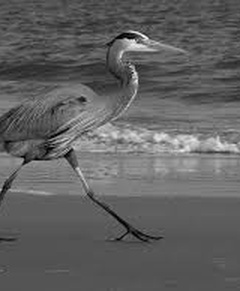
%> input picture Lab Materials/matlab/images/q3.jpg (cropped and resized to the size of MATLAB's example picture, made grey), 240 x 291 px, given in place of pout.tif, which was not available
$ octave eval2_1.m   (GNU Octave 9; MATLAB toolbox functions it lacks are replaced by stand-ins)
%> lines starting %> are read from the running program, lines starting %| are printed output that depends on the picture; in (x1, y1, x2, y2) boxes, pixels count from 0 and x2, y2 are one past the last pixel; in counts of white or black regions, pixels touching at a corner belong together; the program's own positions count from 1; pictures that were not available may be replaced by others from this repository, and a replacement may not be noted
clear all;
topmax=' ';
disp('Enter the top max level');
top=input(topmax);
bottommin=' ';
disp('Enter the bottom min level');
bottom=input(bottommin);

a1=imread('pout.tif');
%> a1 is the input picture: size 291x240 uint8; min 0, max 255, mean 97.2
a=im2double(a1);
a=uint32(a);
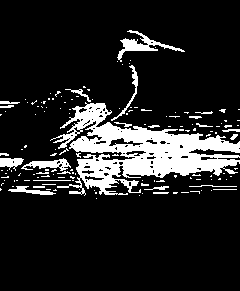
%> a: size 291x240 uint32; values 0 (black) and 1 (white), 14.1% white; 145 white regions (120 under 20 px), largest, box (x1, y1, x2, y2) and area: (50, 102, 240, 196) 7299, (117, 30, 185, 62) 516, (21, 158, 71, 171) 299
h=0;
l=0;
for row=1:size(a,1)
    for column=1:size(a,2)
        if a(row,column)>h
            h=a(row,column);
        end
    end
end
%> after the loop, h = 1
for row=1:size(a,1)
    for column=1:size(a,2)
        if a(row,column)<l
           l=a(row,column);
        end
    end
end
%> after the loop, l = 0
disp('Maximum pixel level in the original image is');
h
%> h = 1
disp('Minimum pixel level in the original image is');
l
%> l = 0

p=zeros(size(a,1),size(a,2));
for row=1:size(a,1)
    for column=1:size(a,2)
%> (the run ends here)

$ run again, on Lab Materials/matlab/images/q4.jpg (cropped and resized to the size of MATLAB's example picture, made grey)
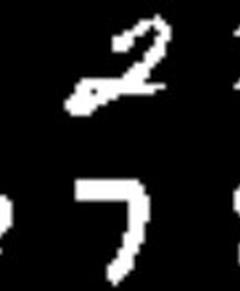
%> input picture Lab Materials/matlab/images/q4.jpg (cropped and resized to the size of MATLAB's example picture, made grey), 240 x 291 px, given in place of pout.tif, which was not available
%> a1 is the input picture: size 291x240 uint8; min 0, max 255, mean 26.6
%> `a=uint32(a);`:
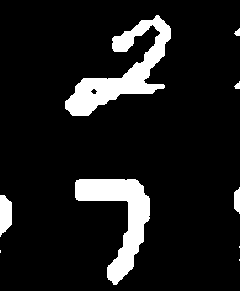
%> a: size 291x240 uint32; values 0 (black) and 1 (white), 10.5% white; 9 white regions (3 under 20 px), largest, box (x1, y1, x2, y2) and area: (65, 15, 171, 116) 3591, (75, 179, 150, 285) 3120, (0, 195, 12, 237) 395, (234, 187, 240, 214) 129, (234, 28, 240, 36) 31, (234, 81, 240, 89) 30
%> after the loop `for row=1:size(a,1)`: h = 1
%> after the loop `for row=1:size(a,1)`: l = 0
%> `h`: h = 1
%> `l`: l = 0
